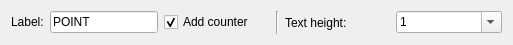
<?xml version="1.0" encoding="UTF-8"?>
<ui version="4.0">
 <class>PointMarkDraw</class>
 <widget class="QWidget" name="PointMarkDraw">
  <property name="geometry">
   <rect>
    <x>0</x>
    <y>0</y>
    <width>513</width>
    <height>45</height>
   </rect>
  </property>
  <layout class="QHBoxLayout">
   <item>
    <widget class="QLabel" name="label_3">
     <property name="sizePolicy">
      <sizepolicy hsizetype="Fixed" vsizetype="Fixed">
       <horstretch>0</horstretch>
       <verstretch>0</verstretch>
      </sizepolicy>
     </property>
     <property name="frameShape">
      <enum>QFrame::NoFrame</enum>
     </property>
     <property name="frameShadow">
      <enum>QFrame::Plain</enum>
     </property>
     <property name="text">
      <string>Label:</string>
     </property>
    </widget>
   </item>
   <item>
    <widget class="QLineEdit" name="Label">
     <property name="sizePolicy">
      <sizepolicy hsizetype="Preferred" vsizetype="Fixed">
       <horstretch>0</horstretch>
       <verstretch>0</verstretch>
      </sizepolicy>
     </property>
     <property name="minimumSize">
      <size>
       <width>50</width>
       <height>0</height>
      </size>
     </property>
     <property name="toolTip">
      <string>Enter fixed label or leave empty for automatic label</string>
     </property>
     <property name="text">
      <string>POINT</string>
     </property>
    </widget>
   </item>
   <item>
    <widget class="QCheckBox" name="AutoAppendCounter">
     <property name="toolTip">
      <string>Auto append counter to label</string>
     </property>
     <property name="text">
      <string>Add counter</string>
     </property>
     <property name="checked">
      <bool>true</bool>
     </property>
    </widget>
   </item>
   <item>
    <widget class="Line" name="line">
     <property name="orientation">
      <enum>Qt::Vertical</enum>
     </property>
    </widget>
   </item>
   <item>
    <widget class="QLabel" name="label">
     <property name="text">
      <string>Text height:</string>
     </property>
    </widget>
   </item>
   <item>
    <widget class="QComboBox" name="TextHeight">
     <property name="editable">
      <bool>true</bool>
     </property>
     <item>
      <property name="text">
       <string>1</string>
      </property>
     </item>
     <item>
      <property name="text">
       <string>2</string>
      </property>
     </item>
     <item>
      <property name="text">
       <string>3</string>
      </property>
     </item>
     <item>
      <property name="text">
       <string>4</string>
      </property>
     </item>
     <item>
      <property name="text">
       <string>5</string>
      </property>
     </item>
     <item>
      <property name="text">
       <string>6</string>
      </property>
     </item>
     <item>
      <property name="text">
       <string>8</string>
      </property>
     </item>
     <item>
      <property name="text">
       <string>10</string>
      </property>
     </item>
     <item>
      <property name="text">
       <string notr="true">12</string>
      </property>
     </item>
    </widget>
   </item>
  </layout>
 </widget>
 <resources/>
 <connections/>
</ui>
